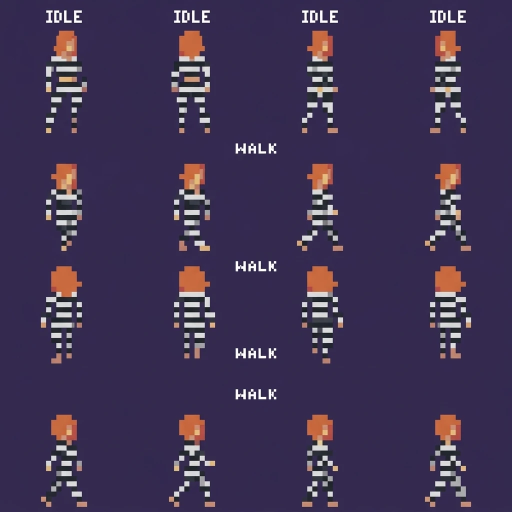
#> input picture art/reference/11.webp, 1024 x 1024 px, given in place of frame_00.png, which was not available (shown at 1/2 size)
$ python build-characters.py
#> lines starting #> are read from the running program, lines starting #| are printed output that depends on the picture; pictures that were not available may be replaced by others from this repository, and a replacement may not be noted
#!/usr/bin/env python3
"""Builds the animated sheets from the frames that tools/extract-sprites.py cut out of the owner's reference images.
The pixels are the owner's. What this script adds is only what a loose AI sheet needs before it can animate:
  * walk cycles are put together from the sheet's own frames, ordered by stride (narrow -> wide -> narrow)
  * a few frames have a head of another size (the sheet drifts from row to row): those get the head of the cycle's master frame
  * front / back cycles have only two distinct leg poses in the sheet: the mirrored pose is made by flipping the LEGS only (the belt, holster and badge stay on their own side)
  * idle has one pose per view in the sheet: a breath is made by letting the head sink one pixel
usage: python3 tools/build-characters.py            writes art/<name>/<name>.png + .json + a preview gif, and art/together-preview.gif"""
import json, os
import numpy as np
from PIL import Image

HERE = os.path.dirname(os.path.abspath(__file__)); ROOT = os.path.join(HERE, '..', 'art')
CW, CH, GROUND, AX = 20, 26, 23, 10
BG = {'thief': (52, 41, 79), 'guard': (51, 39, 75)}

def load(name, rc): return np.array(Image.open(os.path.join(ROOT, name, 'raw', f'frame_{rc}.png')).convert('RGBA'))
def near(px, hexcol, tol=40):
    c = np.array([int(hexcol[i:i + 2], 16) for i in (1, 3, 5)]); return (np.abs(px[..., :3].astype(int) - c).sum(-1) < tol) & (px[..., 3] > 0)
def bbox(f): ys, xs = np.where(f[..., 3] > 0); return ys.min(), ys.max(), xs.min(), xs.max()

PAL = {  # which colours are skin / the first stripe, per character (matches art/<name>/palette.json from the extractor)
    'thief': dict(collar=['#dadadc'], skin=[]),
    'guard': dict(collar=[], skin=['#cc9473', '#ac7d65']),
}

def collar_row(name, f):
    top, bottom, _, _ = bbox(f)
    if PAL[name]['collar']:
        m = np.zeros(f.shape[:2], bool)
        for c in PAL[name]['collar']: m |= near(f, c, 30)
        rows = np.where(m.sum(1) >= 2)[0]; return int(rows.min()) if len(rows) else top + 7
    m = np.zeros(f.shape[:2], bool)
    for c in PAL[name]['skin']: m |= near(f, c, 45)
    rows = [r for r in range(top, top + 9) if m[r].any()]; return (max(rows) + 1) if rows else top + 8                  # the row after the last skin row of the neck

# [20 lines left out: functions swap_head, flip_legs, not called in this run]

def sink_head(name, f, dy=1):
    ct = collar_row(name, f); out = f.copy(); top = bbox(f)[0]
    out[top:ct] = 0
    for y in range(top, ct):
        ny = y + dy; row = f[y]; mask = row[:, 3] > 0; out[ny][mask] = row[mask]
    return out

def sink_upper(name, f, dy=1):
    """the whole upper body (head, shoulders, arms) sinks `dy` pixels towards the hips while the legs stay: a breath"""
    top = bbox(f)[0]; belt = belt_row(name, f); out = f.copy(); out[top:belt] = 0
    for y in range(top, belt):
        ny = y + dy; row = f[y]; mask = row[:, 3] > 0; out[ny][mask] = row[mask]
    return out

# [13 lines left out: function grow, not called in this run]

def belt_row(name, f):
    top, bottom, _, _ = bbox(f); return top + int(round((bottom - top) * .55))                   # about the hips

def make(name):
#> called with name = 'thief'
    L = lambda rc: load(name, rc)
    A = {}
    # idle: S 00, N 01, E 02
    for v, rc in (('S', '00'), ('N', '01'), ('E', '02')):
        base = L(rc); bob = sink_upper(name, base); head = sink_head(name, bob); A[('idle', v)] = [base, bob, head, bob]
#> this loop made 3 passes
#> (belt in sink_upper, ct in sink_head) on pass 1: (563, 22)
#> belt in sink_upper on pass 2: 563
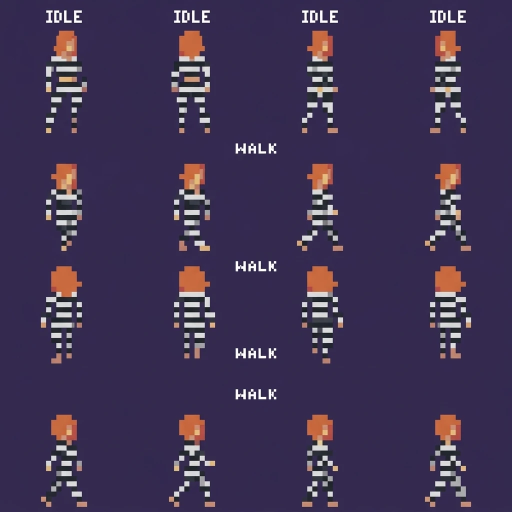
#> input picture art/reference/11.webp, 1024 x 1024 px, given in place of frame_00.png, which was not available (shown at 1/2 size)
#> pass 1, in make, `bob = sink_upper(name, base)`:
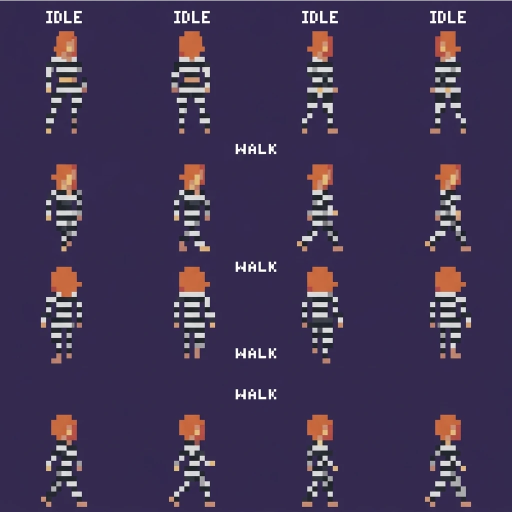
#> bob: shape (1024, 1024, 4) (shown at 1/2 size); mean R, G, B, A 64.5, 51.7, 83.6, 254.8; transparent parts drawn white
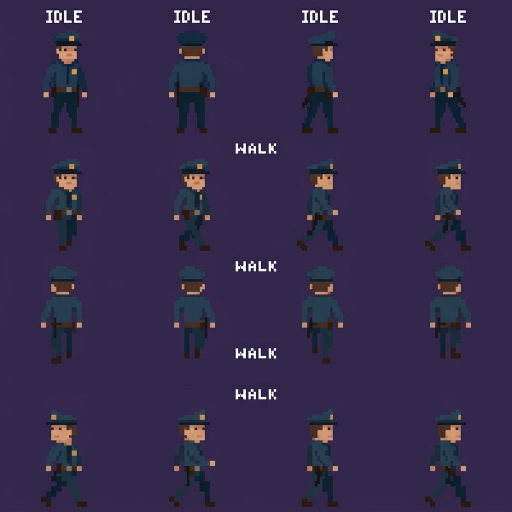
#> input picture art/reference/12.webp, 1024 x 1024 px, given in place of frame_01.png, which was not available (shown at 1/2 size)
#> after the loop, A = 3 items
    # walk: S from row 1 (front 3/4), N from row 2, E from row 1 + row 3 with the head of frame 12
    s10, s11 = L('10'), L('11'); b = belt_row(name, s11)
    A[('walk', 'S')] = [s11, s10, flip_legs(s11, b), flip_legs(s10, b)]
    A[('walk', 'N')] = [L('20'), L('21'), L('22'), L('23')]
    m12 = L('12'); e = [swap_head(name, L('32'), m12), m12, L('13'), swap_head(name, L('33'), m12)]
    A[('walk', 'E')] = e
    if name == 'guard': A = {k: [grow(name, f) for f in v] for k, v in A.items()}                       # the guard stands a little taller than the prisoner
    return A

def build(name):
    A = make(name); VIEWS = ['S', 'N', 'E']; ANIMS = [('idle', 4, 450 if name == 'guard' else 330), ('walk', 4, 130)]
    sheet = Image.new('RGBA', (4 * CW, len(VIEWS) * len(ANIMS) * CH), (0, 0, 0, 0)); rows = []; r = 0
    for v in VIEWS:
        for an, n, ms in ANIMS:
            for k, f in enumerate(A[(an, v)]): sheet.paste(Image.fromarray(f, 'RGBA'), (k * CW, r * CH))
            rows.append(dict(name=f'{an}_{v}', view=v, row=r, frames=n, ms=ms, loop=True)); r += 1
    out = os.path.join(ROOT, name); sheet.save(os.path.join(out, f'{name}.png'))
    json.dump(dict(file=f'{name}.png', cell=[CW, CH], anchor=[AX, GROUND], mirror_left_from='E', source=f'art/reference/{ "11" if name == "thief" else "12"}.webp',
                   note='ground point (the feet) at the anchor; W is the mirror of E; pixels are the owner\'s reference, cut and cleaned by tools/extract-sprites.py + tools/build-characters.py', rows=rows),
              open(os.path.join(out, f'{name}.json'), 'w'), indent=1)
    return A

# [8 lines left out: function gif, not called in this run]

def mirror(f): return f[:, ::-1].copy()

if __name__ == '__main__':
#> (the run stopped early here; a loop or call above may not have finished)
